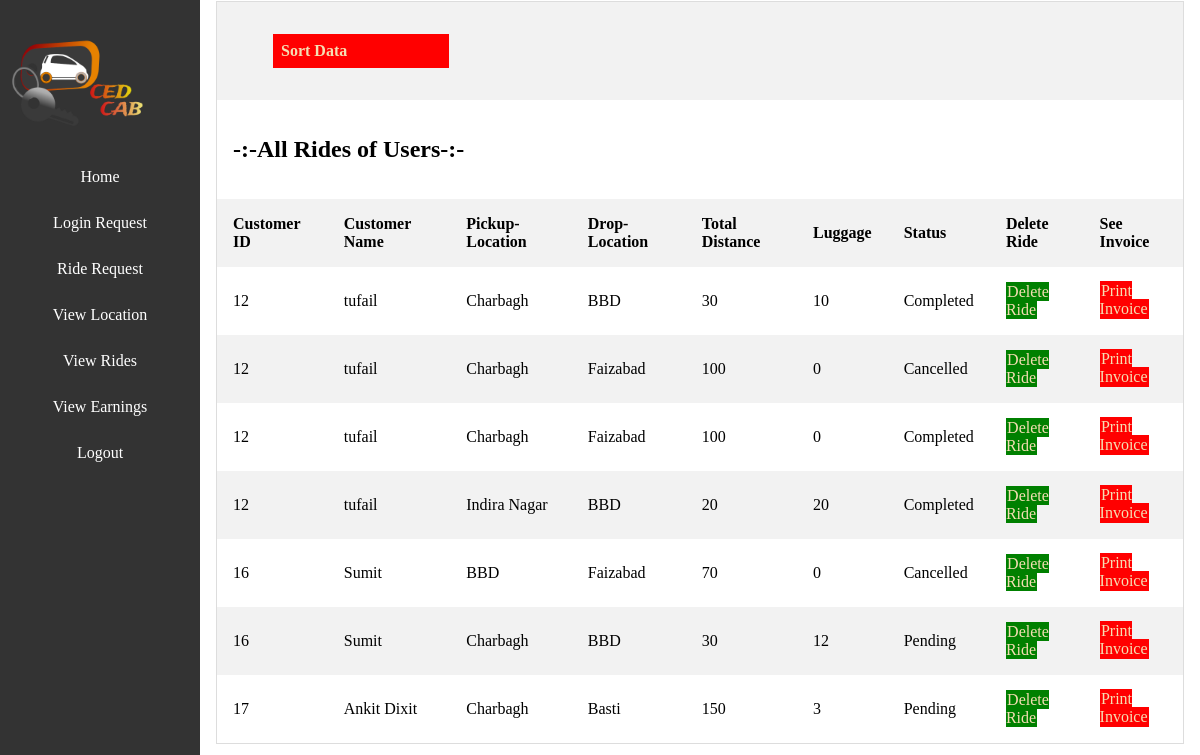
Page /admin/viewallrides.php (signed in) on the committed database.
### tables this page shows
CREATE TABLE `tbl_ride` (
  `ride_id` int(11) NOT NULL,
  `ride_date` date NOT NULL,
  `from` varchar(50) NOT NULL,
  `to` varchar(50) NOT NULL,
  `cab_type` varchar(50) NOT NULL,
  `total_distance` varchar(10) NOT NULL,
  `luggage` varchar(10) NOT NULL,
  `total_fare` varchar(10) NOT NULL,
  `status` int(1) NOT NULL,
  `customer_user_id` int(11) NOT NULL
);

CREATE TABLE `tbl_user` (
  `user_id` int(11) NOT NULL,
  `user_name` varchar(50) NOT NULL,
  `name` varchar(50) NOT NULL,
  `dateofsignup` datetime NOT NULL,
  `mobile` varchar(10) NOT NULL,
  `isblock` tinyint(1) NOT NULL,
  `password` varchar(500) NOT NULL,
  `is_admin` tinyint(1) NOT NULL
);

### class/Dbcon.php (called while the page is built, shortened)
<?php
class Dbcon
{
    public function __construct()
    {
        $this->conn = new mysqli("localhost", "root", "", "cab");
    }
}

### class/Rides.php (called while the page is built, shortened)
<?php
class Rides
{
    public function sortdata($name, $conn)
    {
        $a=array();
        $sql= "SELECT * FROM `tbl_user` INNER JOIN `tbl_ride` ON `tbl_user`.`user_id` = `tbl_ride`.`customer_user_id` ORDER BY $name ASC";
        $result =$conn->query($sql);
        if ($result->num_rows > 0) {
            while ($row = $result->fetch_assoc()) {
                array_push($a, $row);
            }
            return $a;
        }
    }
}

### admin/viewallrides.php (the view, shortened to what this page needs)
<?php
require "sidebar.php";
require "header.php" ;
require "../class/Dbcon.php";
require "../class/Rides.php";
$db = new Dbcon();
$viewdata = new Rides();
?>
    <div id="wrapper">
    <?php
    if (isset($_GET['value'])) {
        $name = isset($_GET['value'])?$_GET['value']:'';
    } else {
        $name='customer_user_id';
    }
    $sort= $viewdata->sortdata($name, $db->conn);
    ?>
    <form action="" method="GET">
        <table class='view-table-css'>
        <tr>
            <th colspan="9">
                <ul>
                    <li class="dropdown">
                        <a href="viewallrides.php?value=`customer_user_id`"class="dropbtn approve-css">Sort Data</a>
                    </li>
                </ul>
            </th>
        </tr>
        <tr>
            <th colspan="9"><h2>-:-All Rides of Users-:-</h2></th>
        </tr>
        <tr>
            <th>Customer ID</th>
            <th>Customer Name</th>
            <th>Pickup-Location</th>
            <th>Drop-Location</th>
            <th>Total Distance</th>
            <th>Luggage</th>
            <th>Status</th>
            <th>Delete Ride</th>
            <th>See Invoice</th>
        </tr>
<?php
foreach ($sort as $key =>$ride) {
    ?>
                <tr>
                    <td><?php echo $ride['customer_user_id']?></td>
                    <td><?php echo $ride['name']?></td>
                    <td><?php echo $ride['from']?></td>
                    <td><?php echo $ride['to']?></td>
                    <td><?php echo $ride['total_distance']?></td>
                    <td><?php echo $ride['luggage']?></td>
                    <td><?php $status = $ride['status'];
                    if ($status==1) {
                        echo "Pending";
                    } elseif ($status==2) {
                        echo "Completed";
                    } else {
                        echo "Cancelled";
                    }
                    ?>
                    </td>
                    <td>
                        <a href="deleteride.php?id=<?php echo $ride['ride_id']?>" class="delete-css">Delete Ride</a>
                    </td>
                    <td>
                        <a href="viewinvoice.php?id=<?php echo $ride['ride_id']?>" class="approve-css">Print Invoice</a>
                    </td>
              </tr>
<?php }
    ?>
</table>
</form>
    </div>

### admin/css/style.css (style rules this page uses)
body { margin:0 ; padding: 0; }
#wrapper { margin-left: 200px; padding: 1px 16px; }
table { border-collapse: collapse; border-spacing: 0; width: 100%; border: 1px solid #ddd; }
th, td { text-align: left; padding: 16px; }
tr:nth-child(odd) { background-color: #f2f2f2 !important; }
.approve-css { padding: 2%; background-color: red; text-decoration: none; color: wheat; }
.delete-css { padding: 2%; background-color: green; text-decoration: none; color: wheat }
li.dropdown { display: inline-block; }
.dropdown a { text-decoration: none; display: block; min-width: 160px; padding: 5%; }

### rows in the picture
tbl_ride: customer_user "12", customer_user.name "tufail", from "Charbagh", to "BBD", total_distance "30", luggage "10", status "Completed"
tbl_ride: customer_user "12", customer_user.name "tufail", from "Charbagh", to "Faizabad", total_distance "100", luggage "0", status "Cancelled"
tbl_ride: customer_user "12", customer_user.name "tufail", from "Charbagh", to "Faizabad", total_distance "100", luggage "0", status "Completed"
tbl_ride: customer_user "12", customer_user.name "tufail", from "Indira Nagar", to "BBD", total_distance "20", luggage "20", status "Completed"
tbl_ride: customer_user "16", customer_user.name "Sumit", from "BBD", to "Faizabad", total_distance "70", luggage "0", status "Cancelled"
tbl_ride: customer_user "16", customer_user.name "Sumit", from "Charbagh", to "BBD", total_distance "30", luggage "12", status "Pending"
tbl_ride: customer_user "17", customer_user.name "Ankit Dixit", from "Charbagh", to "Basti", total_distance "150", luggage "3", status "Pending"
